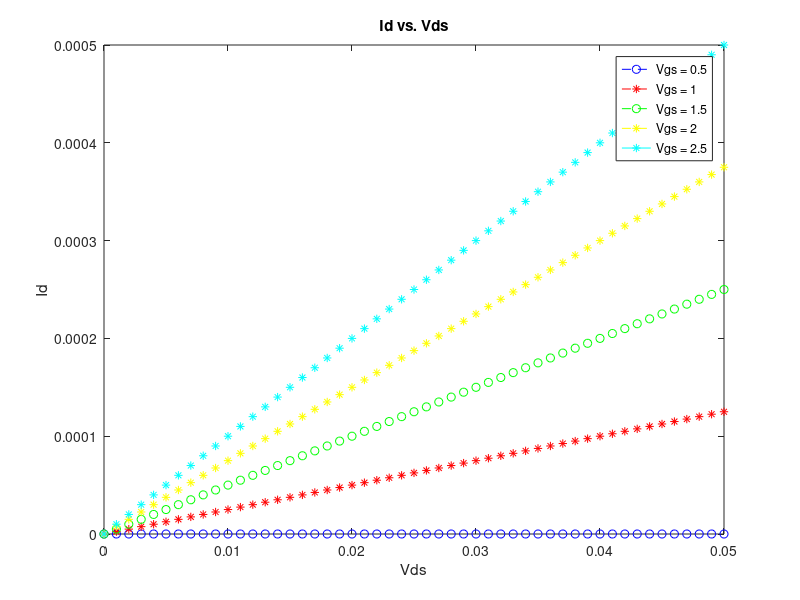

Here is the MATLAB script that generated this plot:
%Problem 5.6

for vds = 0:.001:0.05
    %For Vgs = 0.5
    id05 = (0.005*(0.5-0.5))*vds;

    %For Vgs = 1
    id1 = (0.005*(1-0.5))*vds;

    %For Vgs = 1.5
    id15 = (0.005*(1.5-0.5))*vds;

    %For Vgs = 2
    id2 = (0.005*(2-0.5))*vds;

    %For Vgs = 2.5
    id25 = (0.005*(2.5-0.5))*vds;
    
    plot(vds,id05,'b--o')
    hold on
    plot(vds,id1,'r--*')
    plot(vds,id15,'g--o')
    plot(vds,id2,'y--*')
    plot(vds,id25,'c-*')
end
xlabel('Vds');
ylabel('Id');
legend('Vgs = 0.5','Vgs = 1','Vgs = 1.5','Vgs = 2','Vgs = 2.5');
title('Id vs. Vds');
